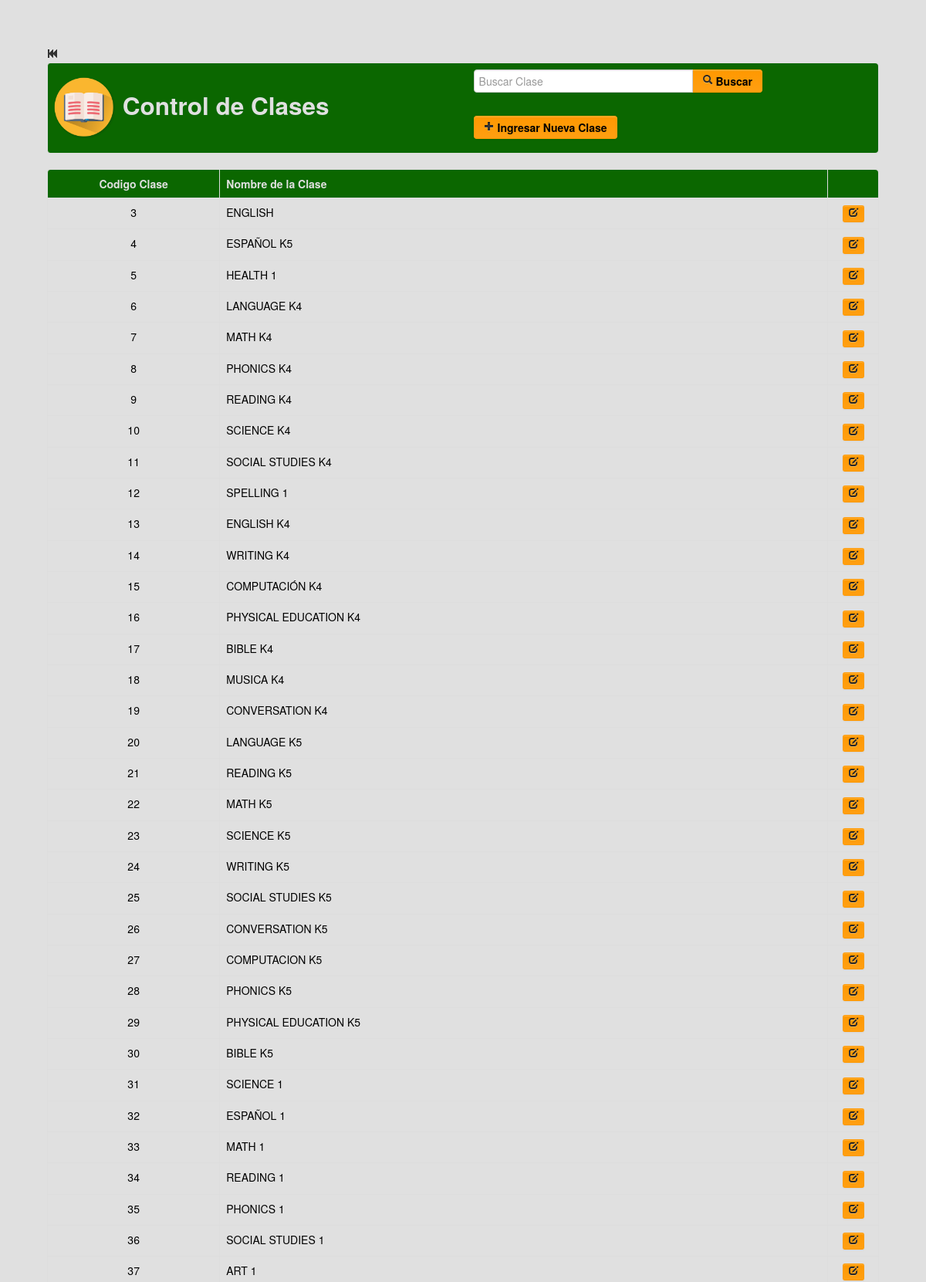
The app's page /ModulosProfesor/Datos/materia.php (upper part) with its own data.
### tables this page shows
CREATE TABLE `clase` (
  `ID_CLASE` int(11) NOT NULL,
  `NOMBRE_CLASE` varchar(45) NOT NULL,
  `ESTADO_CLASE` int(1) NOT NULL
);

### ModulosProfesor/Datos/materia.php (the view, shortened to what this page needs)
<?php
	include_once "class/class.php";
?>
<!DOCTYPE html>
<html lang="es">
  <head>
    <link href="../../css/bootstrap.css" rel="stylesheet">
    <link href="../../css/bootstrap-responsive.css" rel="stylesheet">
  </head>
  <body>
    <div align="center">
    <table width="90%">
      <tr>
        <td>
        	<a href="index.php" class="text-info"><i class="icon-fast-backward"></i> <strong>Regresar</strong></a>
        	<table class="table table-bordered">
            	<tr class="info">
                	<td>
                  	    <div class="row-fluid">
                            <div class="span6">
                            	<h2 class="text-info">
                                    <img src="img/materia.png" width="80" height="80">
                                    Control de Clases
                                </h2>
                            </div>
                            <div class="span6">
                            	<form name="form1" method="post" action="">
                                	<div class="input-append">
                                	<input type="text" name="buscar" class="input-xlarge" autocomplete="off" autofocus placeholder="Buscar Clase">
                                    <button type="submit" class="btn"><strong><i class="icon-search"></i> Buscar</strong></button>
                                    </div>
                          	    </form>
                                <a href="#nuevo" role="button" class="btn" data-toggle="modal">
                                	<strong><i class="icon-plus"></i> Ingresar Nueva Clase</strong>
                                </a>
                            </div>
                    	</div>
                    </td>
              	</tr>
            </table>
            <table class="table table-bordered table-hover">
            	<tr class="info">
                	<td width="17%"><center><strong class="text-info">Codigo Clase</strong></center></td>
                    <td width="60%"><strong class="text-info">Nombre de la Clase</strong></td>
                    <td width="5%"></td>
                </tr>
                <?php
					if(!empty($_POST['buscar'])){
						$buscar=limpiar($_POST['buscar']);
						$pa=mysqli_query($conexion,"SELECT * FROM CLASE WHERE NOMBRE_CLASE LIKE '%$buscar%' or ID_CLASE='$buscar'");
					}else{
						$pa=mysqli_query($conexion,"SELECT * FROM CLASE");
					}
					while($row=mysqli_fetch_array($pa)){
				?>
                <tr>
                	<td><center><?php echo $row['ID_CLASE']; ?></center></td>
                    <td><?php echo $row['NOMBRE_CLASE']; ?></td>
                    <td>
                    	<center>
                        	<a href="#a<?php echo $row['ID_CLASE']; ?>" title="Editar Clase" role="button" class="btn btn-mini" data-toggle="modal">
                            	<i class="icon-edit"></i>
                            </a>
                        </center>
                    </td>
                </tr>
				<?php } ?>
            </table>
        </td>
      </tr>
    </table>
    </div>
  </body>
</html>

### ModulosProfesor/Datos/materia.php (style rules this page uses)
body { padding-top: 60px; padding-bottom: 40px; }

### records on screen
clase: ID_CLASE "3", NOMBRE_CLASE "ENGLISH"
clase: ID_CLASE "4", NOMBRE_CLASE "ESPAÑOL K5"
clase: ID_CLASE "5", NOMBRE_CLASE "HEALTH 1"
clase: ID_CLASE "6", NOMBRE_CLASE "LANGUAGE K4"
clase: ID_CLASE "7", NOMBRE_CLASE "MATH K4"
clase: ID_CLASE "8", NOMBRE_CLASE "PHONICS K4"
clase: ID_CLASE "9", NOMBRE_CLASE "READING K4"
clase: ID_CLASE "10", NOMBRE_CLASE "SCIENCE K4"
clase: ID_CLASE "11", NOMBRE_CLASE "SOCIAL STUDIES K4"
clase: ID_CLASE "12", NOMBRE_CLASE "SPELLING 1"
clase: ID_CLASE "13", NOMBRE_CLASE "ENGLISH K4"
clase: ID_CLASE "14", NOMBRE_CLASE "WRITING K4"
clase: ID_CLASE "15", NOMBRE_CLASE "COMPUTACIÓN K4"
clase: ID_CLASE "16", NOMBRE_CLASE "PHYSICAL EDUCATION K4"
clase: ID_CLASE "17", NOMBRE_CLASE "BIBLE K4"
clase: ID_CLASE "18", NOMBRE_CLASE "MUSICA K4"
clase: ID_CLASE "19", NOMBRE_CLASE "CONVERSATION K4"
clase: ID_CLASE "20", NOMBRE_CLASE "LANGUAGE K5"
clase: ID_CLASE "21", NOMBRE_CLASE "READING K5"
clase: ID_CLASE "22", NOMBRE_CLASE "MATH K5"
clase: ID_CLASE "23", NOMBRE_CLASE "SCIENCE K5"
clase: ID_CLASE "24", NOMBRE_CLASE "WRITING K5"
clase: ID_CLASE "25", NOMBRE_CLASE "SOCIAL STUDIES K5"
clase: ID_CLASE "26", NOMBRE_CLASE "CONVERSATION K5"
clase: ID_CLASE "27", NOMBRE_CLASE "COMPUTACION K5"
clase: ID_CLASE "28", NOMBRE_CLASE "PHONICS K5"
clase: ID_CLASE "29", NOMBRE_CLASE "PHYSICAL EDUCATION K5"
clase: ID_CLASE "30", NOMBRE_CLASE "BIBLE K5"
clase: ID_CLASE "31", NOMBRE_CLASE "SCIENCE 1"
clase: ID_CLASE "32", NOMBRE_CLASE "ESPAÑOL 1"
clase: ID_CLASE "33", NOMBRE_CLASE "MATH 1"
clase: ID_CLASE "34", NOMBRE_CLASE "READING 1"
clase: ID_CLASE "35", NOMBRE_CLASE "PHONICS 1"
clase: ID_CLASE "36", NOMBRE_CLASE "SOCIAL STUDIES 1"
clase: ID_CLASE "37", NOMBRE_CLASE "ART 1"
